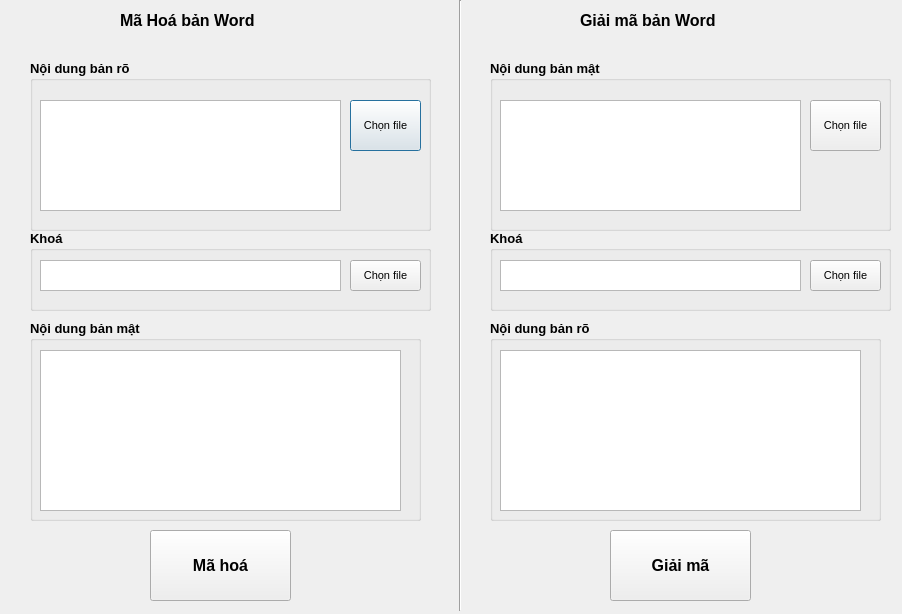
<?xml version="1.0" encoding="UTF-8"?>
<ui version="4.0">
 <class>Dialog</class>
 <widget class="QDialog" name="Dialog">
  <property name="geometry">
   <rect>
    <x>0</x>
    <y>0</y>
    <width>902</width>
    <height>614</height>
   </rect>
  </property>
  <property name="windowTitle">
   <string>AES_128 Giải mã và mã hoá</string>
  </property>
  <widget class="Line" name="line">
   <property name="geometry">
    <rect>
     <x>430</x>
     <y>0</y>
     <width>61</width>
     <height>611</height>
    </rect>
   </property>
   <property name="orientation">
    <enum>Qt::Vertical</enum>
   </property>
  </widget>
  <widget class="QLabel" name="label">
   <property name="geometry">
    <rect>
     <x>120</x>
     <y>10</y>
     <width>211</width>
     <height>21</height>
    </rect>
   </property>
   <property name="font">
    <font>
     <pointsize>12</pointsize>
     <weight>75</weight>
     <bold>true</bold>
    </font>
   </property>
   <property name="layoutDirection">
    <enum>Qt::RightToLeft</enum>
   </property>
   <property name="lineWidth">
    <number>0</number>
   </property>
   <property name="text">
    <string>Mã Hoá bản Word</string>
   </property>
  </widget>
  <widget class="QGroupBox" name="groupBox">
   <property name="geometry">
    <rect>
     <x>30</x>
     <y>60</y>
     <width>401</width>
     <height>171</height>
    </rect>
   </property>
   <property name="font">
    <font>
     <pointsize>10</pointsize>
     <weight>75</weight>
     <bold>true</bold>
    </font>
   </property>
   <property name="title">
    <string>Nội dung bản rõ</string>
   </property>
   <widget class="QTextBrowser" name="text_BanRo">
    <property name="geometry">
     <rect>
      <x>10</x>
      <y>40</y>
      <width>301</width>
      <height>111</height>
     </rect>
    </property>
    <property name="font">
     <font>
      <pointsize>8</pointsize>
      <weight>50</weight>
      <bold>false</bold>
     </font>
    </property>
   </widget>
   <widget class="QPushButton" name="btn_chose_BanRo">
    <property name="geometry">
     <rect>
      <x>320</x>
      <y>40</y>
      <width>71</width>
      <height>51</height>
     </rect>
    </property>
    <property name="font">
     <font>
      <pointsize>8</pointsize>
      <weight>50</weight>
      <bold>false</bold>
     </font>
    </property>
    <property name="text">
     <string>Chọn file</string>
    </property>
   </widget>
  </widget>
  <widget class="QGroupBox" name="groupBox_2">
   <property name="geometry">
    <rect>
     <x>30</x>
     <y>230</y>
     <width>401</width>
     <height>81</height>
    </rect>
   </property>
   <property name="font">
    <font>
     <pointsize>10</pointsize>
     <weight>75</weight>
     <bold>true</bold>
    </font>
   </property>
   <property name="title">
    <string>Khoá</string>
   </property>
   <widget class="QPushButton" name="btn_chose_Key">
    <property name="geometry">
     <rect>
      <x>320</x>
      <y>30</y>
      <width>71</width>
      <height>31</height>
     </rect>
    </property>
    <property name="font">
     <font>
      <pointsize>8</pointsize>
      <weight>50</weight>
      <bold>false</bold>
     </font>
    </property>
    <property name="text">
     <string>Chọn file</string>
    </property>
   </widget>
   <widget class="QTextEdit" name="textInput_Key">
    <property name="geometry">
     <rect>
      <x>10</x>
      <y>30</y>
      <width>301</width>
      <height>31</height>
     </rect>
    </property>
    <property name="font">
     <font>
      <pointsize>8</pointsize>
      <weight>50</weight>
      <bold>false</bold>
     </font>
    </property>
   </widget>
  </widget>
  <widget class="QPushButton" name="btn_MaHoa">
   <property name="geometry">
    <rect>
     <x>150</x>
     <y>530</y>
     <width>141</width>
     <height>71</height>
    </rect>
   </property>
   <property name="font">
    <font>
     <pointsize>12</pointsize>
     <weight>75</weight>
     <bold>true</bold>
    </font>
   </property>
   <property name="text">
    <string>Mã hoá</string>
   </property>
  </widget>
  <widget class="QGroupBox" name="groupBox_3">
   <property name="geometry">
    <rect>
     <x>30</x>
     <y>320</y>
     <width>391</width>
     <height>201</height>
    </rect>
   </property>
   <property name="font">
    <font>
     <pointsize>10</pointsize>
     <weight>75</weight>
     <bold>true</bold>
    </font>
   </property>
   <property name="title">
    <string>Nội dung bản mật</string>
   </property>
   <widget class="QTextBrowser" name="text_content_BanMat">
    <property name="geometry">
     <rect>
      <x>10</x>
      <y>30</y>
      <width>361</width>
      <height>161</height>
     </rect>
    </property>
    <property name="font">
     <font>
      <pointsize>8</pointsize>
      <weight>50</weight>
      <bold>false</bold>
     </font>
    </property>
   </widget>
  </widget>
  <widget class="QGroupBox" name="groupBox_4">
   <property name="geometry">
    <rect>
     <x>490</x>
     <y>60</y>
     <width>401</width>
     <height>171</height>
    </rect>
   </property>
   <property name="font">
    <font>
     <pointsize>10</pointsize>
     <weight>75</weight>
     <bold>true</bold>
    </font>
   </property>
   <property name="title">
    <string>Nội dung bản mật</string>
   </property>
   <widget class="QTextBrowser" name="text_BanMat">
    <property name="geometry">
     <rect>
      <x>10</x>
      <y>40</y>
      <width>301</width>
      <height>111</height>
     </rect>
    </property>
    <property name="font">
     <font>
      <pointsize>8</pointsize>
      <weight>50</weight>
      <bold>false</bold>
     </font>
    </property>
   </widget>
   <widget class="QPushButton" name="btn_chose_BanMat">
    <property name="geometry">
     <rect>
      <x>320</x>
      <y>40</y>
      <width>71</width>
      <height>51</height>
     </rect>
    </property>
    <property name="font">
     <font>
      <pointsize>8</pointsize>
      <weight>50</weight>
      <bold>false</bold>
     </font>
    </property>
    <property name="text">
     <string>Chọn file</string>
    </property>
   </widget>
  </widget>
  <widget class="QGroupBox" name="groupBox_5">
   <property name="geometry">
    <rect>
     <x>490</x>
     <y>320</y>
     <width>391</width>
     <height>201</height>
    </rect>
   </property>
   <property name="font">
    <font>
     <pointsize>10</pointsize>
     <weight>75</weight>
     <bold>true</bold>
    </font>
   </property>
   <property name="title">
    <string>Nội dung bản rõ</string>
   </property>
   <widget class="QTextBrowser" name="text_content_BanRo">
    <property name="geometry">
     <rect>
      <x>10</x>
      <y>30</y>
      <width>361</width>
      <height>161</height>
     </rect>
    </property>
    <property name="font">
     <font>
      <pointsize>8</pointsize>
      <weight>50</weight>
      <bold>false</bold>
     </font>
    </property>
   </widget>
  </widget>
  <widget class="QLabel" name="label_2">
   <property name="geometry">
    <rect>
     <x>580</x>
     <y>10</y>
     <width>211</width>
     <height>21</height>
    </rect>
   </property>
   <property name="font">
    <font>
     <pointsize>12</pointsize>
     <weight>75</weight>
     <bold>true</bold>
    </font>
   </property>
   <property name="layoutDirection">
    <enum>Qt::RightToLeft</enum>
   </property>
   <property name="lineWidth">
    <number>0</number>
   </property>
   <property name="text">
    <string>Giải mã bản Word</string>
   </property>
  </widget>
  <widget class="QPushButton" name="btn_GiaiMa">
   <property name="geometry">
    <rect>
     <x>610</x>
     <y>530</y>
     <width>141</width>
     <height>71</height>
    </rect>
   </property>
   <property name="font">
    <font>
     <pointsize>12</pointsize>
     <weight>75</weight>
     <bold>true</bold>
    </font>
   </property>
   <property name="text">
    <string>Giải mã</string>
   </property>
  </widget>
  <widget class="QGroupBox" name="groupBox_6">
   <property name="geometry">
    <rect>
     <x>490</x>
     <y>230</y>
     <width>401</width>
     <height>81</height>
    </rect>
   </property>
   <property name="font">
    <font>
     <pointsize>10</pointsize>
     <weight>75</weight>
     <bold>true</bold>
    </font>
   </property>
   <property name="title">
    <string>Khoá</string>
   </property>
   <widget class="QPushButton" name="btn_chose_Key_02">
    <property name="geometry">
     <rect>
      <x>320</x>
      <y>30</y>
      <width>71</width>
      <height>31</height>
     </rect>
    </property>
    <property name="font">
     <font>
      <pointsize>8</pointsize>
      <weight>50</weight>
      <bold>false</bold>
     </font>
    </property>
    <property name="text">
     <string>Chọn file</string>
    </property>
   </widget>
   <widget class="QTextEdit" name="textInput_Key_2">
    <property name="geometry">
     <rect>
      <x>10</x>
      <y>30</y>
      <width>301</width>
      <height>31</height>
     </rect>
    </property>
    <property name="font">
     <font>
      <pointsize>8</pointsize>
      <weight>50</weight>
      <bold>false</bold>
     </font>
    </property>
   </widget>
  </widget>
 </widget>
 <resources/>
 <connections/>
</ui>
